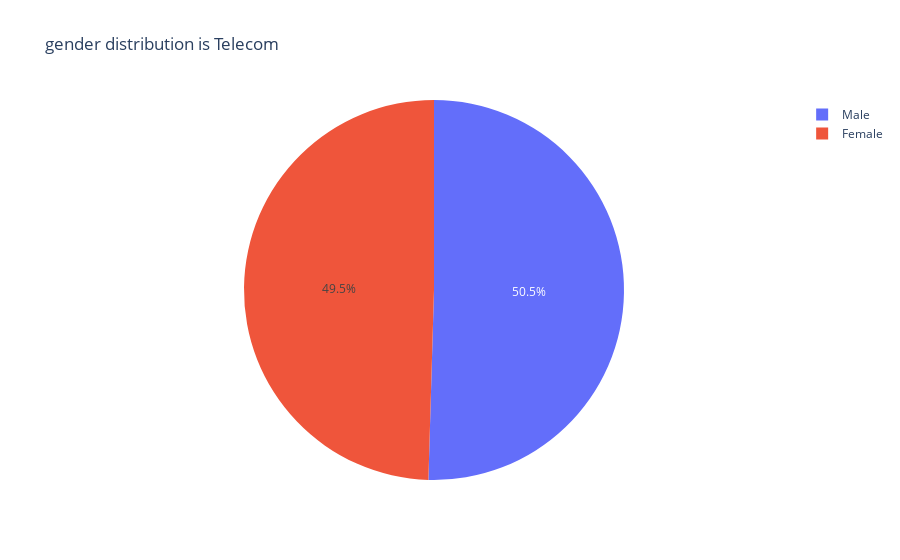

The cell this chart's notebook holds for it:
### Code cell
px.pie(values = data["gender"].value_counts().values.tolist(), names = data["gender"].value_counts().index.tolist(), title = "gender distribution is Telecom")

### Figure 1 — Plotly figure (JSON) as saved in the notebook; plotly's stock layout.template omitted (floating-point values rounded to 4 significant figures)
{"data": [{"domain": {"x": [0, 1], "y": [0, 1]}, "hovertemplate": "label=%{label}<br>value=%{value}<extra></extra>", "labels": ["Male", "Female"], "legendgroup": "", "name": "", "showlegend": true, "type": "pie", "values": [3549, 3483]}], "layout": {"legend": {"tracegroupgap": 0}, "title": {"text": "gender distribution is Telecom"}}}
